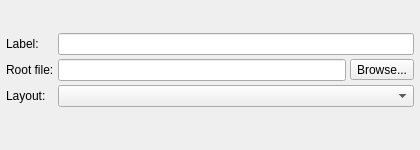
<?xml version="1.0" encoding="UTF-8"?>
<ui version="4.0">
 <class>NewRootItemEditor</class>
 <widget class="QWidget" name="NewRootItemEditor">
  <property name="geometry">
   <rect>
    <x>0</x>
    <y>0</y>
    <width>420</width>
    <height>150</height>
   </rect>
  </property>
  <property name="autoFillBackground">
   <bool>true</bool>
  </property>
  <layout class="QVBoxLayout" name="main_layout">
   <property name="spacing">
    <number>4</number>
   </property>
   <property name="leftMargin">
    <number>6</number>
   </property>
   <property name="topMargin">
    <number>6</number>
   </property>
   <property name="rightMargin">
    <number>6</number>
   </property>
   <property name="bottomMargin">
    <number>6</number>
   </property>
   <item>
    <layout class="QHBoxLayout" name="header_layout">
     <item>
      <widget class="ElidedLabel" name="path_label">
       <property name="font">
        <font>
         <bold>true</bold>
        </font>
       </property>
      </widget>
     </item>
     <item>
      <widget class="QToolButton" name="remove_button">
       <property name="toolTip">
        <string>Take this folder out of the list</string>
       </property>
       <property name="autoRaise">
        <bool>true</bool>
       </property>
      </widget>
     </item>
    </layout>
   </item>
   <item>
    <layout class="QFormLayout" name="form">
     <item row="0" column="0">
      <widget class="QLabel" name="label_label">
       <property name="text">
        <string>Label:</string>
       </property>
       <property name="buddy">
        <cstring>label_edit</cstring>
       </property>
      </widget>
     </item>
     <item row="0" column="1">
      <widget class="QLineEdit" name="label_edit">
       <property name="toolTip">
        <string>What the browser shows for this root. Left empty, the folder's name is used.</string>
       </property>
      </widget>
     </item>
     <item row="1" column="0">
      <widget class="QLabel" name="root_file_label">
       <property name="text">
        <string>Root file:</string>
       </property>
       <property name="buddy">
        <cstring>root_file_edit</cstring>
       </property>
      </widget>
     </item>
     <item row="1" column="1">
      <layout class="QHBoxLayout" name="root_file_layout">
       <item>
        <widget class="QLineEdit" name="root_file_edit">
         <property name="toolTip">
          <string>The .rehuroot file made for this root. Left empty, it is named after the folder's location, beside the catalog; put it where every catalog that will list the root reaches it, such as the NAS.</string>
         </property>
        </widget>
       </item>
       <item>
        <widget class="QToolButton" name="browse_button">
         <property name="text">
          <string>Browse...</string>
         </property>
        </widget>
       </item>
      </layout>
     </item>
     <item row="2" column="0">
      <widget class="QLabel" name="layout_label">
       <property name="text">
        <string>Layout:</string>
       </property>
       <property name="buddy">
        <cstring>layout_combo</cstring>
       </property>
      </widget>
     </item>
     <item row="2" column="1">
      <widget class="QComboBox" name="layout_combo">
       <property name="toolTip">
        <string>The preset whose layouts and fallbacks the root starts with (Settings, Root Catalog). New layout... adds one.</string>
       </property>
      </widget>
     </item>
    </layout>
   </item>
   <item>
    <widget class="QLabel" name="problem_label">
     <property name="wordWrap">
      <bool>true</bool>
     </property>
    </widget>
   </item>
  </layout>
 </widget>
 <customwidgets>
  <customwidget>
   <class>ElidedLabel</class>
   <extends>QLabel</extends>
   <header>borco_pyside.widgets.elided_label</header>
  </customwidget>
 </customwidgets>
 <resources/>
 <connections/>
</ui>
